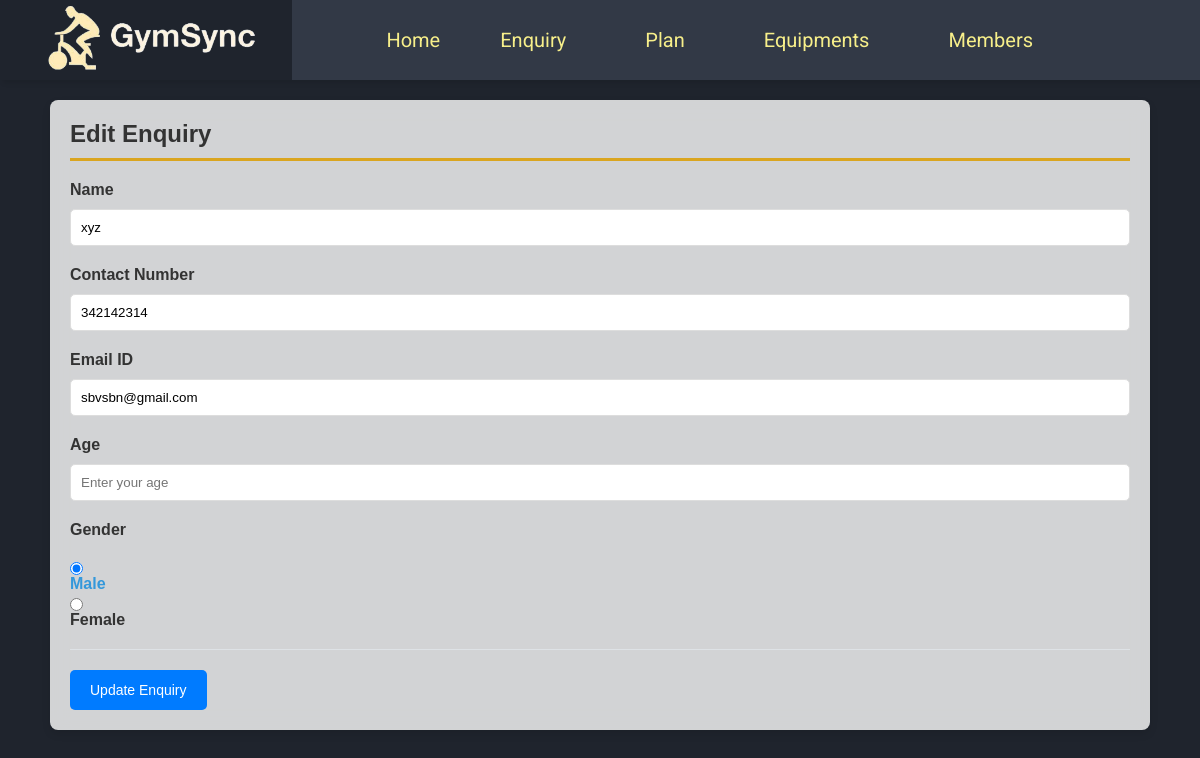
The app's page /edit_Enquiry/3 (signed in) with its own data.
### gym/models.py (models this page shows, shortened)
class Enquiry(models.Model):
    name = models.CharField(max_length=150, null=True)
    mobile = models.CharField(max_length=15, null=True)
    email = models.CharField(max_length=50, null=True)
    age = models.CharField(max_length=15, null=True)
    gender = models.CharField(max_length=10, null=True)

### gym/views.py (the view, shortened to what this page needs)
# urls.py: path("edit_Enquiry/<int:pid>", edit_Enquiry, name="edit_Enquiry"),
def edit_Enquiry(request, pid):
    error = ""
    if not request.user.is_authenticated:
        return redirect(admin_login)
    user = request.user
    enquiry = Enquiry.objects.get(id=pid)
    return render(request, "edit_Enquiry.html", locals())

### gym/templates/edit_Enquiry.html (shortened to what this page needs)
{% include 'admin_nav.html' %}
{% load static %}
{% block main %}
<html lang="en" class="no-focus">
  <link rel="stylesheet" href="{% static 'css/edit-styles.css' %}">
  <div class="container">
    <div class="card">
      <h5>Edit Enquiry</h5>
      <div class="container-fluid">
        <form method="post">
          <div class="form-group">
            <label for="name">Name</label>
            <input type="text" id="name" name="name" class="form-control" value="{{ enquiry.name }}" placeholder="Enter your name">
          </div>
          <div class="form-group">
            <label for="mobile">Contact Number</label>
            <input type="text" id="mobile" name="mobile" class="form-control" value="{{ enquiry.mobile }}" placeholder="Enter your contact number">
          </div>
          <div class="form-group">
            <label for="email">Email ID</label>
            <input type="email" id="email" name="email" class="form-control" value="{{ enquiry.email }}" placeholder="Enter your email">
          </div>
          <div class="form-group">
            <label for="age">Age</label>
            <input type="number" id="age" name="age" class="form-control" value="{{ enquiry.age }}" placeholder="Enter your age">
          </div>
          <div class="form-group">
            <label>Gender</label><br>
            <input type="radio" id="male" name="gender" value="Male" {% if enquiry.gender == "Male" %}checked{% endif %}>
            <label for="male">Male</label>
            <input type="radio" id="female" name="gender" value="Female" {% if enquiry.gender == "Female" %}checked{% endif %}>
            <label for="female">Female</label>
          </div>
          <hr>
          <button type="submit" class="btn btn-primary">Update Enquiry</button>
        </form>
      </div>
    </div>
  </div>
  <link rel="stylesheet" href="https://use.fontawesome.com/releases/v5.6.3/css/all.css">
</html>
{% endblock %}

### gym/static/css/admin_nav_style.css (style rules this page uses)
* { margin: 0; padding: 0; }

### gym/static/css/edit-styles.css (style rules this page uses)
.container { max-width: 1100px; margin: 0 auto; padding: 20px; position: relative; z-index: 1; }
.card { background-color: rgba(255, 255, 255, 0.8); border-radius: 8px; border: 1px solid #dee2e6; padding: 20px; box-shadow: 0 4px 8px rgba(0, 0, 0, 0.1); backdrop-filter: blur(10px); -webkit-backdrop-filter: blur(10px); border: none; }
h5 { font-size: 24px; font-weight: bold; color: #333; padding-bottom: 10px; margin-bottom: 20px; border-bottom: 3px solid goldenrod; }
.form-group { margin-bottom: 20px; }
.form-group label { font-weight: bold; color: #333; display: block; margin-bottom: 5px; }
.form-control { width: 100%; padding: 10px; border-radius: 5px; border: 1px solid #ddd; box-shadow: none; margin-top: 5px; }
hr { border: 0; border-top: 1px solid #dee2e6; margin: 20px 0; }
.btn { padding: 12px 20px; font-size: 14px; border-radius: 5px; text-decoration: none; color: white; cursor: pointer; }
.btn-primary { background-color: #007bff; border: none; }
input[type="radio"] { margin-right: 5px; }
input[type="radio"]:checked + label { color: #3498db; }

### records on screen
Enquiry: name "xyz", mobile "342142314", email "sbvsbn@gmail.com", gender "☑ Male", gender "☐ Female"
